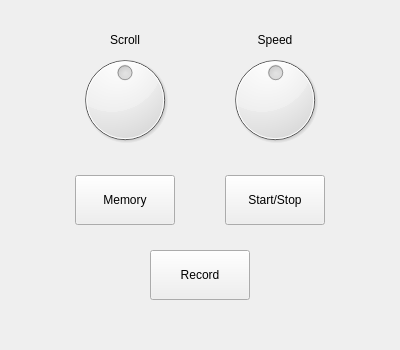
<?xml version="1.0" encoding="UTF-8"?>
<ui version="4.0">
 <class>Form</class>
 <widget class="QWidget" name="Form">
  <property name="geometry">
   <rect>
    <x>0</x>
    <y>0</y>
    <width>400</width>
    <height>350</height>
   </rect>
  </property>
  <property name="windowTitle">
   <string>Form</string>
  </property>
  <widget class="QDial" name="speed_dial">
   <property name="geometry">
    <rect>
     <x>225</x>
     <y>50</y>
     <width>100</width>
     <height>100</height>
    </rect>
   </property>
   <property name="cursor">
    <cursorShape>ClosedHandCursor</cursorShape>
   </property>
   <property name="value">
    <number>50</number>
   </property>
  </widget>
  <widget class="QDial" name="scroll_dial">
   <property name="geometry">
    <rect>
     <x>75</x>
     <y>50</y>
     <width>100</width>
     <height>100</height>
    </rect>
   </property>
   <property name="cursor">
    <cursorShape>ClosedHandCursor</cursorShape>
   </property>
   <property name="minimum">
    <number>0</number>
   </property>
   <property name="maximum">
    <number>10</number>
   </property>
   <property name="singleStep">
    <number>1</number>
   </property>
   <property name="value">
    <number>5</number>
   </property>
   <property name="sliderPosition">
    <number>5</number>
   </property>
   <property name="invertedAppearance">
    <bool>false</bool>
   </property>
  </widget>
  <widget class="QLabel" name="scroll_label">
   <property name="geometry">
    <rect>
     <x>100</x>
     <y>30</y>
     <width>50</width>
     <height>20</height>
    </rect>
   </property>
   <property name="text">
    <string>Scroll</string>
   </property>
   <property name="alignment">
    <set>Qt::AlignCenter</set>
   </property>
  </widget>
  <widget class="QLabel" name="label">
   <property name="geometry">
    <rect>
     <x>250</x>
     <y>30</y>
     <width>50</width>
     <height>20</height>
    </rect>
   </property>
   <property name="text">
    <string>Speed</string>
   </property>
   <property name="alignment">
    <set>Qt::AlignCenter</set>
   </property>
  </widget>
  <widget class="QPushButton" name="memory_button">
   <property name="geometry">
    <rect>
     <x>75</x>
     <y>175</y>
     <width>100</width>
     <height>50</height>
    </rect>
   </property>
   <property name="font">
    <font>
     <weight>50</weight>
     <bold>false</bold>
    </font>
   </property>
   <property name="mouseTracking">
    <bool>false</bool>
   </property>
   <property name="text">
    <string>Memory</string>
   </property>
  </widget>
  <widget class="QPushButton" name="start_stop_button">
   <property name="geometry">
    <rect>
     <x>225</x>
     <y>175</y>
     <width>100</width>
     <height>50</height>
    </rect>
   </property>
   <property name="text">
    <string>Start/Stop</string>
   </property>
  </widget>
  <widget class="QPushButton" name="record_button">
   <property name="geometry">
    <rect>
     <x>150</x>
     <y>250</y>
     <width>100</width>
     <height>50</height>
    </rect>
   </property>
   <property name="text">
    <string>Record</string>
   </property>
  </widget>
 </widget>
 <resources/>
 <connections/>
</ui>
